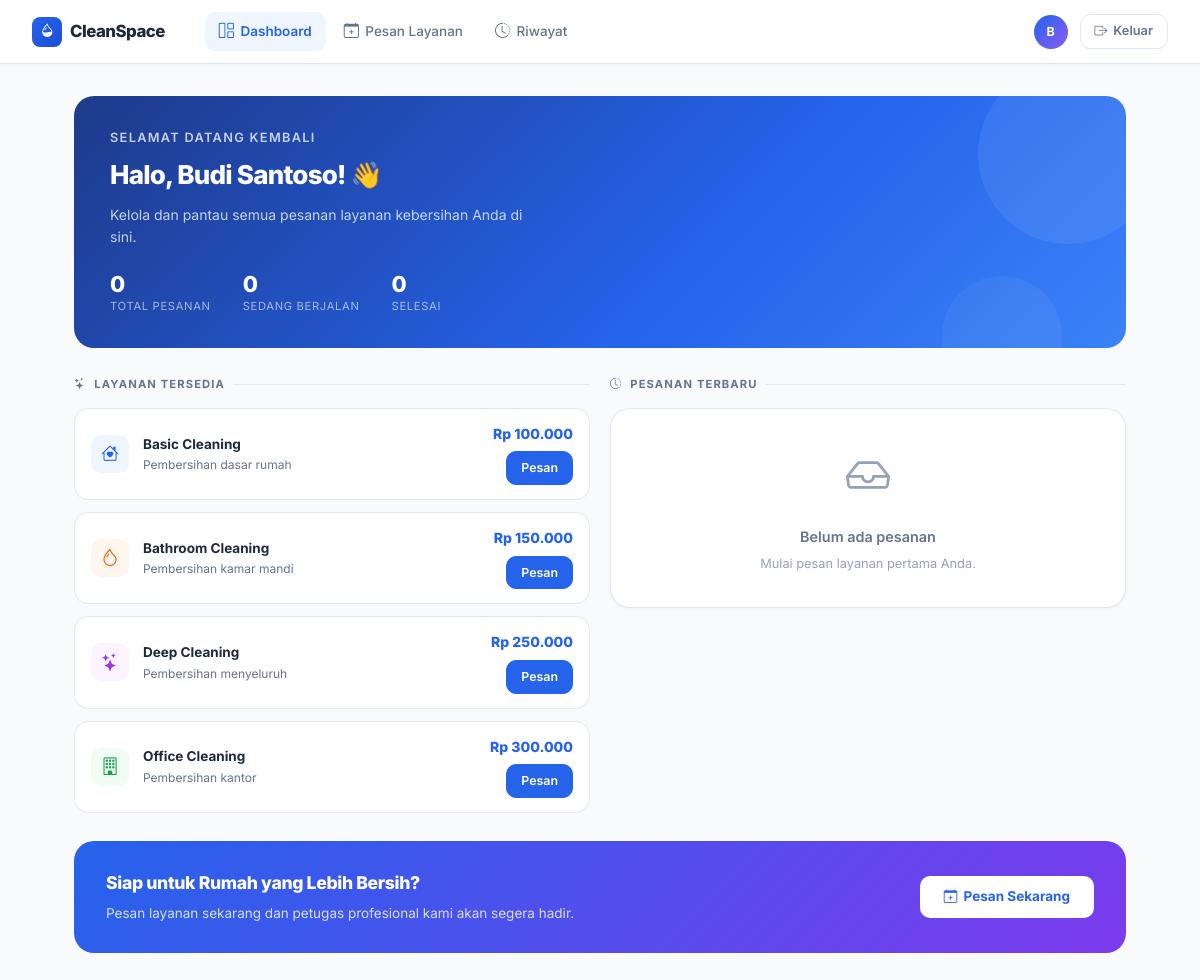
The page /user/dashboard.php (signed in) on the database its author committed.
### tables this page shows
CREATE TABLE services (
    id           INTEGER PRIMARY KEY AUTOINCREMENT,
    nama_layanan TEXT NOT NULL,
    harga        TEXT,
    deskripsi    TEXT
);

### user/dashboard.php (the view, shortened to what this page needs)
<?php
include 'layout/header.php';
$userId = (int)$_SESSION['id'];
$totalPesanan  = (int)$db->querySingle("SELECT COUNT(*) FROM orders WHERE user_id = $userId");
$pesananAktif  = (int)$db->querySingle("SELECT COUNT(*) FROM orders WHERE user_id = $userId AND status != 'Selesai'");
$pesananSelesai = (int)$db->querySingle("SELECT COUNT(*) FROM orders WHERE user_id = $userId AND status = 'Selesai'");
$services = $db->query("SELECT * FROM services ORDER BY harga ASC");
$svcIcons = ['Basic Cleaning' => 'bi-house-heart', 'Deep Cleaning' => 'bi-stars', 'Office Cleaning' => 'bi-building', 'Bathroom Cleaning' => 'bi-droplet'];
$svcColors = [
  'Basic Cleaning'    => ['bg' => '#eff6ff', 'color' => '#2563eb'],
  'Deep Cleaning'     => ['bg' => '#fdf4ff', 'color' => '#9333ea'],
  'Office Cleaning'   => ['bg' => '#f0fdf4', 'color' => '#16a34a'],
  'Bathroom Cleaning' => ['bg' => '#fff7ed', 'color' => '#ea580c'],
];
?>
<div class="greeting-card">
  <div class="greeting-content">
    <div class="greeting-hi">Selamat datang kembali</div>
    <div class="greeting-name">Halo, <?= htmlspecialchars($_SESSION['nama']) ?>! 👋</div>
    <div class="greeting-sub">Kelola dan pantau semua pesanan layanan kebersihan Anda di sini.</div>
    <div class="greeting-stats">
      <div>
        <div class="greeting-stat-val"><?= $totalPesanan ?></div>
        <div class="greeting-stat-lbl">Total Pesanan</div>
      </div>
      <div>
        <div class="greeting-stat-val"><?= $pesananAktif ?></div>
        <div class="greeting-stat-lbl">Sedang Berjalan</div>
      </div>
      <div>
        <div class="greeting-stat-val"><?= $pesananSelesai ?></div>
        <div class="greeting-stat-lbl">Selesai</div>
      </div>
    </div>
  </div>
</div>
<div class="u-grid-2" style="margin-bottom:1.75rem;">
  <div>
    <div class="section-label"><i class="bi bi-stars"></i> Layanan Tersedia</div>
    <div style="display:flex;flex-direction:column;gap:.75rem;">
      <?php while ($svc = $services->fetchArray(SQLITE3_ASSOC)):
        $icon  = $svcIcons[$svc['nama_layanan']]  ?? 'bi-sparkles';
        $style = $svcColors[$svc['nama_layanan']] ?? ['bg' => '#f1f5f9', 'color' => '#64748b'];
      ?>
      <div style="background:var(--u-surface);border:1.5px solid var(--u-border);border-radius:var(--u-r-lg);padding:.875rem 1rem;display:flex;align-items:center;gap:.875rem;transition:all var(--u-t);"
           onmouseover="this.style.borderColor='#bfdbfe';this.style.transform='translateX(4px)'"
           onmouseout="this.style.borderColor='var(--u-border)';this.style.transform=''">
        <div style="width:38px;height:38px;border-radius:var(--u-r-md);background:<?= $style['bg'] ?>;color:<?= $style['color'] ?>;display:flex;align-items:center;justify-content:center;font-size:1.1rem;flex-shrink:0;">
          <i class="bi <?= $icon ?>"></i>
        </div>
        <div style="flex:1;min-width:0;">
          <div style="font-size:.845rem;font-weight:700;color:var(--u-text);"><?= htmlspecialchars($svc['nama_layanan']) ?></div>
          <div style="font-size:.75rem;color:var(--u-muted);"><?= htmlspecialchars($svc['deskripsi']) ?></div>
        </div>
        <div style="text-align:right;flex-shrink:0;">
          <div style="font-size:.875rem;font-weight:800;color:var(--u-primary);">Rp <?= number_format((int)$svc['harga'],0,',','.') ?></div>
          <a href="booking/create.php?service=<?= (int)$svc['id'] ?>" class="u-btn u-btn-primary u-btn-sm" style="margin-top:.375rem;">
            Pesan
          </a>
        </div>
      </div>
      <?php endwhile; ?>
    </div>
  </div>
  <div>
    <div class="section-label"><i class="bi bi-clock-history"></i> Pesanan Terbaru</div>
    <div class="u-card">
      <div class="u-card-body" style="padding:0 1.25rem;">
        <?php
        $no = 0; $emptyRiwayat = true;
        ?>
        <?php if ($emptyRiwayat): ?>
        <div class="u-empty" style="padding:2rem;">
          <i class="bi bi-inbox"></i>
          <div class="u-empty-title">Belum ada pesanan</div>
          <div class="u-empty-desc">Mulai pesan layanan pertama Anda.</div>
        </div>
        <?php endif; ?>
      </div>
    </div>
  </div>
</div>
<div class="cta-banner">
  <div class="cta-banner-text">
    <h3>Siap untuk Rumah yang Lebih Bersih?</h3>
    <p>Pesan layanan sekarang dan petugas profesional kami akan segera hadir.</p>
  </div>
  <a href="booking/create.php" class="cta-banner-btn">
    <i class="bi bi-calendar-plus"></i> Pesan Sekarang
  </a>
</div>
<?php include 'layout/footer.php'; ?>

### assets/css/user.css (style rules this page uses)
:root { --u-primary: #2563eb; --u-primary-dark: #1d4ed8; --u-primary-50: #eff6ff; --u-primary-100: #dbeafe; --u-success: #10b981; --u-warning: #f59e0b; --u-danger: #ef4444; --u-bg: #f8fafc; --u-surface: #ffffff; --u-border: #e2e8f0; --u-border-2: #f1f5f9; --u-text: #1e293b; --u-muted: #64748b; --u-light: #94a3b8; --u-shadow-sm: 0 1px 3px rgba(0,0,0,.06); --u-shadow-md: 0 4px 16px rgba(0,0,0,.08); --u-shadow-lg: 0 12px 32px rgba(0,0,0,.10); --u-r-sm: 6px; --u-r-md: 10px; --u-r-lg: 14px; --u-r-xl: 20px; --u-r-full: 9999px; --u-ease: cubic-bezier(.4,0,.2,1); --u-t: .18s var(--u-ease); --u-nav-height: 64px; }
*, *::before, *::after { box-sizing: border-box; }
html { -webkit-font-smoothing: antialiased; scroll-behavior: smooth; }
body { font-family: 'Inter', system-ui, sans-serif; background: var(--u-bg); color: var(--u-text); margin: 0; font-size: .9375rem; line-height: 1.6; padding-top: var(--u-nav-height); }
a { text-decoration: none; color: inherit; }
.greeting-card { background: linear-gradient(135deg, #1e3a8a 0%, #2563eb 60%, #3b82f6 100%); border-radius: var(--u-r-xl); padding: 2rem 2.25rem; color: #fff; margin-bottom: 1.75rem; position: relative; overflow: hidden; }
.greeting-card::before { content: ''; position: absolute; right: -2rem; top: -2rem; width: 180px; height: 180px; background: rgba(255,255,255,.07); border-radius: 50%; }
.greeting-card::after { content: ''; position: absolute; right: 4rem; bottom: -3rem; width: 120px; height: 120px; background: rgba(255,255,255,.05); border-radius: 50%; }
.greeting-content { position: relative; z-index: 1; }
.greeting-hi { font-size: .8rem; font-weight: 600; opacity: .75; text-transform: uppercase; letter-spacing: .1em; margin-bottom: .375rem; }
.greeting-name { font-size: 1.625rem; font-weight: 800; letter-spacing: -.03em; margin-bottom: .5rem; }
.greeting-sub { font-size: .875rem; opacity: .75; max-width: 420px; }
.greeting-stats { display: flex; gap: 2rem; margin-top: 1.5rem; }
.greeting-stat-val { font-size: 1.375rem; font-weight: 800; line-height: 1; }
.greeting-stat-lbl { font-size: .7rem; opacity: .6; margin-top: .2rem; text-transform: uppercase; letter-spacing: .06em; }
.u-card { background: var(--u-surface); border: 1px solid var(--u-border); border-radius: var(--u-r-xl); box-shadow: var(--u-shadow-sm); overflow: hidden; }
.u-card-body { padding: 1.5rem; }
.u-btn { display: inline-flex; align-items: center; gap: .4rem; font-family: 'Inter', sans-serif; font-size: .8125rem; font-weight: 600; padding: .575rem 1.25rem; border-radius: var(--u-r-md); border: 1.5px solid transparent; cursor: pointer; transition: all var(--u-t); white-space: nowrap; }
.u-btn-primary { background: var(--u-primary); border-color: var(--u-primary); color: #fff; }
.u-btn-sm { padding: .375rem .875rem; font-size: .775rem; }
.cta-banner { background: linear-gradient(135deg, var(--u-primary) 0%, #7c3aed 100%); border-radius: var(--u-r-xl); padding: 1.75rem 2rem; display: flex; align-items: center; justify-content: space-between; gap: 1.5rem; color: #fff; flex-wrap: wrap; }
.cta-banner-text h3 { font-size: 1.1rem; font-weight: 800; letter-spacing: -.02em; margin: 0 0 .375rem; }
.cta-banner-text p { font-size: .845rem; opacity: .8; margin: 0; }
.cta-banner-btn { background: #fff; color: var(--u-primary); font-size: .845rem; font-weight: 700; padding: .625rem 1.5rem; border-radius: var(--u-r-md); border: none; cursor: pointer; transition: all var(--u-t); white-space: nowrap; display: inline-flex; align-items: center; gap: .4rem; }
.u-empty { text-align: center; padding: 3rem 2rem; }
.u-empty i { font-size: 2.75rem; color: var(--u-light); display: block; margin-bottom: .875rem; }
.u-empty-title { font-size: .9rem; font-weight: 600; color: var(--u-muted); margin-bottom: .375rem; }
.u-empty-desc { font-size: .8rem; color: var(--u-light); }
.u-grid-2 { display: grid; grid-template-columns: 1fr 1fr; gap: 1.25rem; }
.section-label { font-size: .7rem; font-weight: 700; text-transform: uppercase; letter-spacing: .1em; color: var(--u-muted); margin-bottom: .875rem; display: flex; align-items: center; gap: .5rem; }
.section-label::after { content: ''; flex: 1; height: 1px; background: var(--u-border); }

### rows shown on the page
services: nama_layanan "Basic Cleaning", deskripsi "Pembersihan dasar rumah", harga "100.000"
services: nama_layanan "Bathroom Cleaning", deskripsi "Pembersihan kamar mandi", harga "150.000"
services: nama_layanan "Deep Cleaning", deskripsi "Pembersihan menyeluruh", harga "250.000"
services: nama_layanan "Office Cleaning", deskripsi "Pembersihan kantor", harga "300.000"

### other values the page prints
$userInitial "B"
$_SESSION['nama'] "Budi Santoso"
$totalPesanan "0"
$pesananAktif "0"
$pesananSelesai "0"
